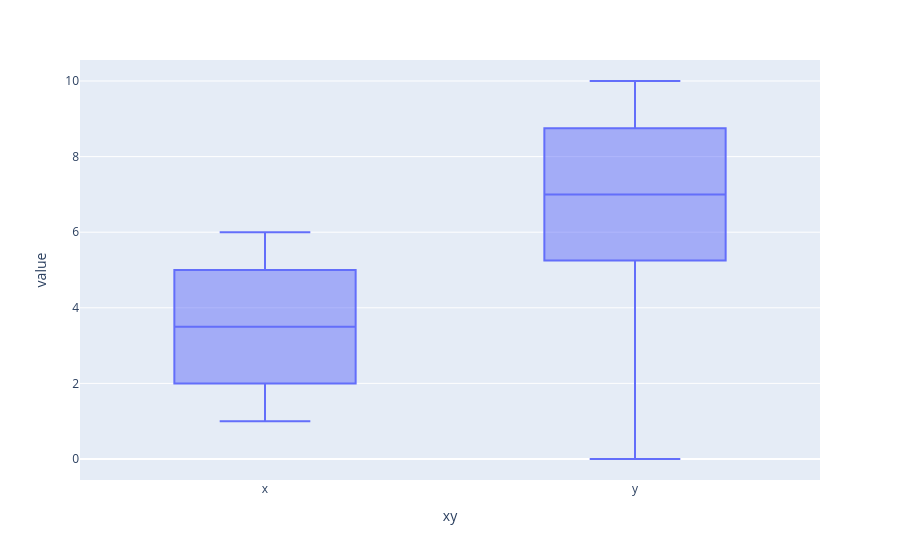

Here is the notebook cell this chart was saved with:
### Code cell
x = [1, 2, 3, 4, 5, 6]
y = [0, 5, 6, 7, 8, 9, 10]

plot_df1 = pd.DataFrame({'xy': 'x', 'value': x})
plot_df2 = pd.DataFrame({'xy': 'y', 'value': y})
plot_df = pd.concat([plot_df1, plot_df2])

fig = px.box(plot_df, x='xy', y='value')
fig.show()

### Figure 1 — Plotly figure (JSON) as saved in the notebook; plotly's stock layout.template omitted (floating-point values rounded to 4 significant figures)
{"data": [{"alignmentgroup": "True", "hovertemplate": "xy=%{x}<br>value=%{y}<extra></extra>", "legendgroup": "", "marker": {"color": "#636efa"}, "name": "", "notched": false, "offsetgroup": "", "orientation": "v", "showlegend": false, "type": "box", "x": ["x", "x", "x", "x", "x", "x", "y", "y", "y", "y", "y", "y", "y"], "x0": " ", "xaxis": "x", "y": [1, 2, 3, 4, 5, 6, 0, 5, 6, 7, 8, 9, 10], "y0": " ", "yaxis": "y"}], "layout": {"boxmode": "group", "legend": {"tracegroupgap": 0}, "margin": {"t": 60}, "xaxis": {"anchor": "y", "domain": [0, 1], "title": {"text": "xy"}}, "yaxis": {"anchor": "x", "domain": [0, 1], "title": {"text": "value"}}}}
